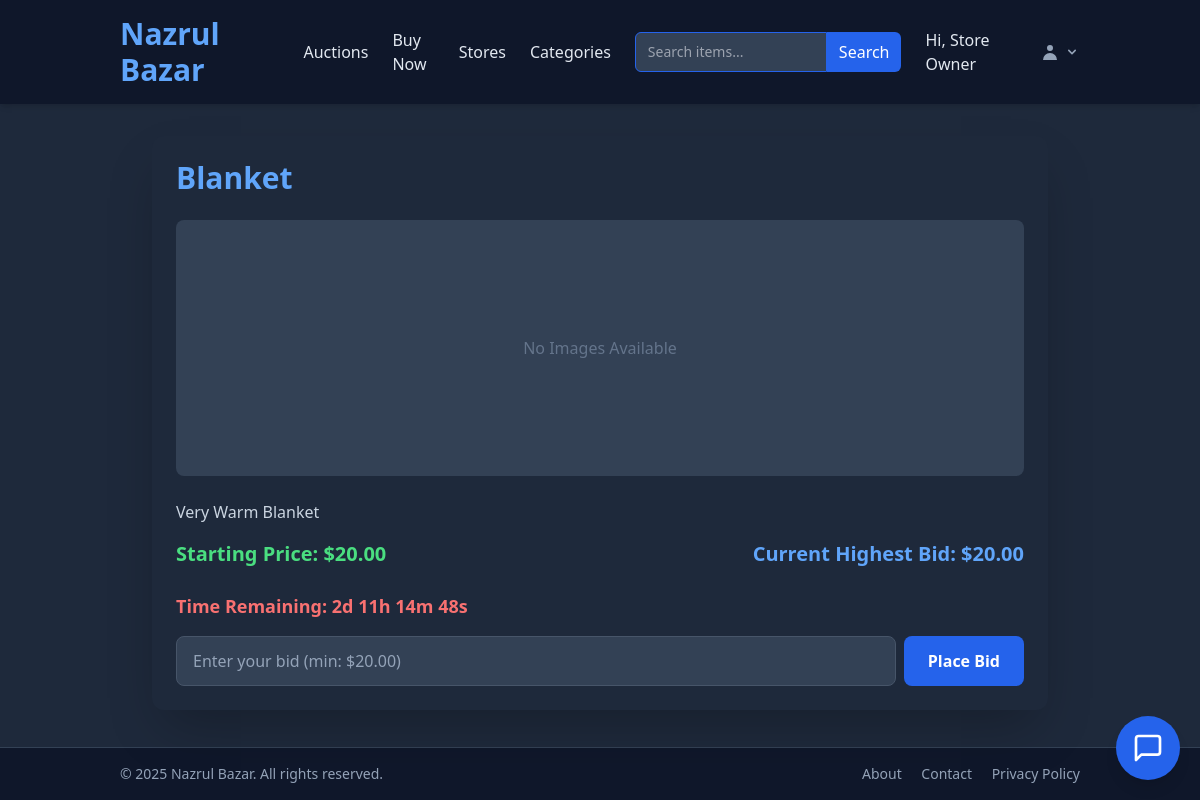
/auction_details.php?id=12 (signed in), run on the app's committed database.
### tables this page shows
CREATE TABLE `auctions` (
  `id` int(10) UNSIGNED NOT NULL,
  `seller_id` int(10) UNSIGNED NOT NULL,
  `minimum_price` decimal(10,2) DEFAULT 0.00,
  `current_holder_id` int(10) UNSIGNED DEFAULT NULL,
  `current_price` decimal(10,2) DEFAULT 0.00,
  `ends_at` datetime NOT NULL,
  `product_name` varchar(255) DEFAULT NULL,
  `category_name` varchar(255) DEFAULT NULL,
  `subcategory_name` varchar(255) DEFAULT NULL,
  `subsubcategory_name` varchar(255) DEFAULT NULL,
  `description` text DEFAULT NULL
);

### auction_details.php (the view, shortened to what this page needs)
<?php
require_once './config.php';
$auction_id = isset($_GET['id']) ? intval($_GET['id']) : 0;
$stmt = $pdo->prepare("SELECT * FROM auctions WHERE id = ?");
$stmt->execute([$auction_id]);
$auction = $stmt->fetch(PDO::FETCH_ASSOC);
$stmt5 = $pdo->prepare("SELECT MAX(amount) as highest_bid FROM bids WHERE auction_id = ?");
$stmt5->execute([$auction_id]);
$highest = $stmt5->fetch(PDO::FETCH_ASSOC);
$highest_bid = $highest['highest_bid'] ?? 0;
$img_stmt = $pdo->prepare("
    SELECT i.image
    FROM images i
    JOIN auction_images ai ON ai.image_id = i.id
    WHERE ai.auction_id = ?
");
$img_stmt->execute([$auction_id]);
$images = $img_stmt->fetchAll(PDO::FETCH_ASSOC);
?>
<div class="container mx-auto p-4 md:p-8">
    <div class="max-w-4xl mx-auto bg-slate-800 shadow-2xl rounded-xl p-6 transform transition-all duration-500 hover:scale-[1.01]">
        <h2 class="text-3xl font-bold mb-6 text-blue-400"><?= htmlspecialchars($auction['product_name']) ?></h2>
        <div class="mb-6">
            <?php if (!empty($images)): ?>
                <div class="flex flex-wrap gap-4 justify-center">
                    <?php foreach ($images as $img): ?>
                        <img
                             class="w-48 h-48 object-cover rounded-lg shadow-lg border-2 border-slate-700 transition-transform duration-300 hover:scale-105"
                             alt="Auction image">
                    <?php endforeach; ?>
                </div>
            <?php else: ?>
                <div class="w-full h-64 bg-slate-700 rounded-lg flex items-center justify-center text-slate-500">
                    No Images Available
                </div>
            <?php endif; ?>
        </div>
        <p class="mb-4 text-slate-300"><?= nl2br(htmlspecialchars($auction['description'])) ?></p>
        <div class="flex flex-col sm:flex-row justify-between items-start sm:items-center mb-6">
            <p class="text-green-400 font-bold text-xl mb-2 sm:mb-0">
                Starting Price: $<?= number_format($auction['minimum_price'], 2) ?>
            </p>
            <p class="text-blue-400 font-bold text-xl">
                Current Highest Bid: $<?= number_format($highest_bid > 0 ? $highest_bid : $auction['minimum_price'], 2) ?>
            </p>
        </div>
        <p class="text-red-400 font-bold text-lg mb-4">
            Time Remaining: <span id="countdown"></span>
        </p>
        <form method="POST" class="mt-4 flex flex-col sm:flex-row gap-4 sm:gap-2">
            <input type="number" name="bid_amount" step="0.01" min="<?= number_format($highest_bid > 0 ? $highest_bid + 1 : $auction['minimum_price'], 2, '.', '') ?>"
                   placeholder="Enter your bid (min: $<?= number_format($highest_bid > 0 ? $highest_bid + 1 : $auction['minimum_price'], 2) ?>)"
                   class="border border-slate-600 rounded-lg px-4 py-3 bg-slate-700 text-slate-200 placeholder-slate-400 focus:outline-none focus:ring-2 focus:ring-blue-500 flex-1 transition-colors"
                   required>
            <button type="submit"
                    class="bg-blue-600 text-white font-semibold px-6 py-3 rounded-lg hover:bg-blue-700 transition-colors duration-200">
                Place Bid
            </button>
        </form>
    </div>
</div>
<?php
include './lib/layout.php';

### lib/layout.php (style rules this page uses)
body { background-color: #1e293b; }

### data on the page
auctions: product_name "Blanket", description "Very Warm Blanket", minimum_price "20.00"

### other printed values
$_SESSION['user_name'] "Store Owner"
$highest_bid > 0 ? $highest_bid : $auction['minimum_price'] "20.00"
